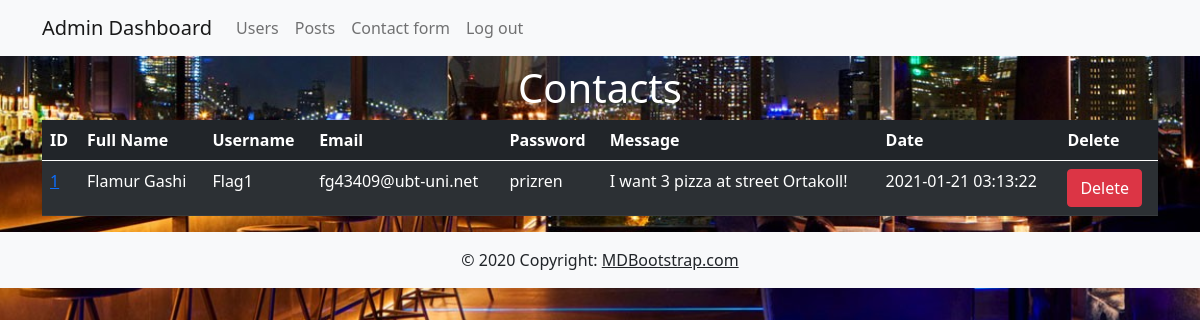
The page /admin/index.php?page=contacts (signed in) on the database its author committed.
### tables this page shows
CREATE TABLE `contacts` (
  `contact_id` int(11) NOT NULL,
  `full_name` varchar(750) NOT NULL,
  `username` varchar(750) NOT NULL,
  `email` varchar(750) NOT NULL,
  `password` varchar(750) NOT NULL,
  `message` varchar(750) NOT NULL,
  `date_add` timestamp NOT NULL DEFAULT current_timestamp()
);

### admin/contacts.php (the view, shortened to what this page needs)
<?php
    $query = $pdo->query('SELECT * FROM contacts');
    $contacts = $query->fetchAll();
?>
<!DOCTYPE html>
<html lang="en">
<head>
    <link rel="stylesheet" href="../css/bacground2.css">
</head>
<body>
<div class="mt-2">
    <div class="container">
        <h1 style="color: white; text-align:center;">Contacts</h1>
        <table class="table table-striped table-dark">
            <thead>
                <tr>
                    <th scope="col">ID</th>
                    <th scope="col">Full Name</th>
                    <th scope="col">Username</th>
                    <th scope="col">Email</th>
                    <th scope="col">Password</th>
                    <th scope="col">Message</th>
                    <th scope="col">Date</th>
                    <th scope="col">Delete</th>
                </tr>
            </thead>
            <tbody>
                <?php foreach ($contacts as $contact) : ?>
                    <tr>
                        <td><a href="index.php?page=show_contact&id=<?php echo $contact['contact_id']; ?>"><?php echo $contact['contact_id']; ?></a></td>
                        <td><?php echo $contact['full_name']; ?></td>
                        <td><?php echo $contact['username']; ?></td>
                        <td><?php echo $contact['email']; ?></td>
                        <td><?php echo $contact['password']; ?></td>
                        <td><?php echo $contact['message']; ?></td>
                        <td><?php echo $contact['date_add']; ?></td>
                        <td><a href="index.php?page=delete_contact&id=<?php echo $contact['contact_id']; ?>" class="btn btn-danger">Delete</a></td>
                    </tr>
                <?php endforeach; ?>
            </tbody>
        </table>
    </div>
</div>
</body>
</html>
<?php
    include 'includes/footer.php';
?>

### css/bacground2.css (style rules this page uses)
body { background-image: url(../img/homepage.jpg); background-position: center; background-repeat: no-repeat; background-size: 2000px 1000px; background-position: center; background-repeat: repeat; }

### rows shown on the page
contacts: contact_id "1", full_name "Flamur Gashi", username "Flag1", email "fg43409@ubt-uni.net", password "prizren", message "I want 3 pizza at street Ortakoll!", date_add "2021-01-21 03:13:22"
